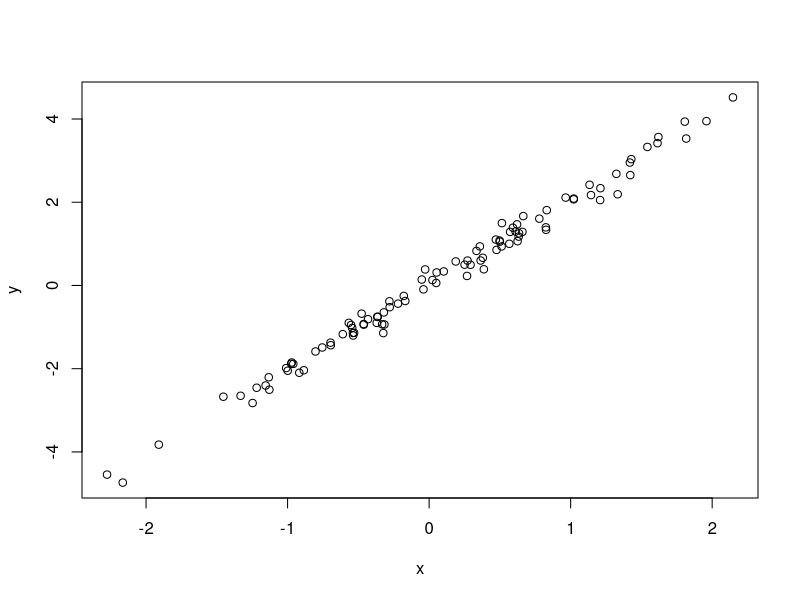

This figure's R source:
# Simulate and plot data
# Alana Muller
# amuller@email.arizona.edu
# 2022-03-15

# Simulate predictor variable
x <- rnorm(n = 100) 
  
# Calculate response variable and add noise
y <- 2 * x + rnorm(100, sd = 0.2)

# Plot the data
plot(x,y)
